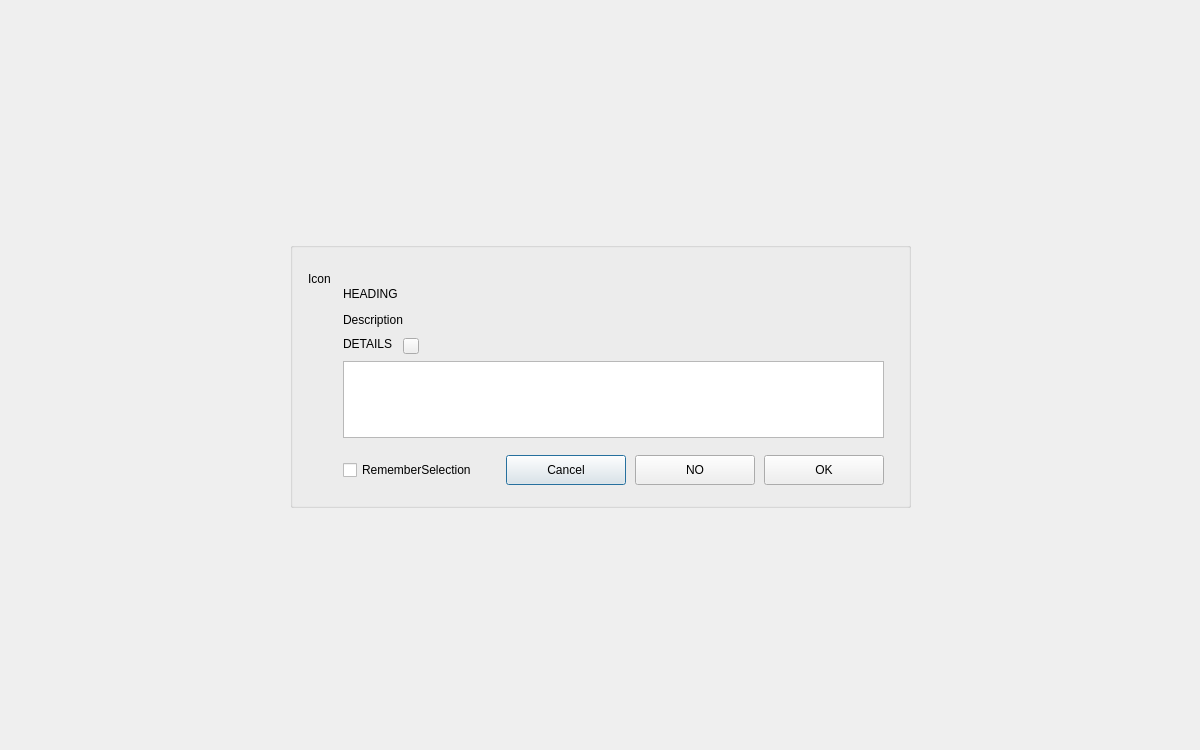
<?xml version="1.0" encoding="UTF-8"?>
<ui version="4.0">
 <class>C_OgeWiCustomMessage</class>
 <widget class="QDialog" name="C_OgeWiCustomMessage">
  <property name="geometry">
   <rect>
    <x>0</x>
    <y>0</y>
    <width>1200</width>
    <height>750</height>
   </rect>
  </property>
  <layout class="QVBoxLayout" name="verticalLayout_2" stretch="1,0,1">
   <property name="leftMargin">
    <number>25</number>
   </property>
   <property name="topMargin">
    <number>25</number>
   </property>
   <property name="rightMargin">
    <number>25</number>
   </property>
   <property name="bottomMargin">
    <number>25</number>
   </property>
   <item>
    <spacer name="verticalSpacer_4">
     <property name="orientation">
      <enum>Qt::Vertical</enum>
     </property>
     <property name="sizeHint" stdset="0">
      <size>
       <width>0</width>
       <height>0</height>
      </size>
     </property>
    </spacer>
   </item>
   <item>
    <layout class="QHBoxLayout" name="horizontalLayout" stretch="1,0,1">
     <item>
      <spacer name="horizontalSpacer_4">
       <property name="orientation">
        <enum>Qt::Horizontal</enum>
       </property>
       <property name="sizeHint" stdset="0">
        <size>
         <width>0</width>
         <height>0</height>
        </size>
       </property>
      </spacer>
     </item>
     <item>
      <widget class="stw::opensyde_gui_elements::C_OgeGbxMouseMove" name="pc_GroupBoxBackground">
       <property name="minimumSize">
        <size>
         <width>450</width>
         <height>200</height>
        </size>
       </property>
       <layout class="QHBoxLayout" name="horizontalLayout_2">
        <property name="spacing">
         <number>0</number>
        </property>
        <property name="leftMargin">
         <number>0</number>
        </property>
        <property name="topMargin">
         <number>0</number>
        </property>
        <property name="bottomMargin">
         <number>0</number>
        </property>
        <item>
         <layout class="QVBoxLayout" name="pc_WidgetFrame">
          <property name="leftMargin">
           <number>15</number>
          </property>
          <property name="topMargin">
           <number>24</number>
          </property>
          <property name="rightMargin">
           <number>12</number>
          </property>
          <property name="bottomMargin">
           <number>9</number>
          </property>
          <item>
           <widget class="QLabel" name="pc_LabelIcon">
            <property name="text">
             <string>Icon</string>
            </property>
            <property name="alignment">
             <set>Qt::AlignLeading|Qt::AlignLeft|Qt::AlignVCenter</set>
            </property>
            <property name="margin">
             <number>12</number>
            </property>
           </widget>
          </item>
          <item>
           <spacer name="verticalSpacer_2">
            <property name="orientation">
             <enum>Qt::Vertical</enum>
            </property>
            <property name="sizeHint" stdset="0">
             <size>
              <width>0</width>
              <height>0</height>
             </size>
            </property>
           </spacer>
          </item>
         </layout>
        </item>
        <item>
         <layout class="QVBoxLayout" name="verticalLayout_4" stretch="0,0,0,0,1,0,0">
          <property name="topMargin">
           <number>39</number>
          </property>
          <property name="rightMargin">
           <number>15</number>
          </property>
          <property name="bottomMargin">
           <number>9</number>
          </property>
          <item>
           <widget class="stw::opensyde_gui_elements::C_OgeLabContextMenuBase" name="pc_LabelHeading">
            <property name="styleRole" stdset="0">
             <string>heading-message</string>
            </property>
            <property name="focusPolicy">
             <enum>Qt::NoFocus</enum>
            </property>
            <property name="text">
             <string>HEADING</string>
            </property>
            <property name="textInteractionFlags">
             <set>Qt::LinksAccessibleByMouse|Qt::TextSelectableByMouse</set>
            </property>
           </widget>
          </item>
          <item>
           <spacer name="verticalSpacer_5">
            <property name="orientation">
             <enum>Qt::Vertical</enum>
            </property>
            <property name="sizeType">
             <enum>QSizePolicy::Fixed</enum>
            </property>
            <property name="sizeHint" stdset="0">
             <size>
              <width>20</width>
              <height>12</height>
             </size>
            </property>
           </spacer>
          </item>
          <item>
           <widget class="stw::opensyde_gui_elements::C_OgeLabContextMenuBase" name="pc_LabelDescription">
            <property name="styleRole" stdset="0">
             <string>description-message</string>
            </property>
            <property name="text">
             <string>Description</string>
            </property>
            <property name="wordWrap">
             <bool>true</bool>
            </property>
            <property name="textInteractionFlags">
             <set>Qt::LinksAccessibleByMouse|Qt::TextSelectableByMouse</set>
            </property>
           </widget>
          </item>
          <item>
           <layout class="QHBoxLayout" name="horizontalLayout_7">
            <property name="spacing">
             <number>0</number>
            </property>
            <item>
             <widget class="stw::opensyde_gui_elements::C_OgeLabContextMenuBase" name="pc_LabelDetails">
              <property name="styleRole" stdset="0">
               <string>heading-message</string>
              </property>
              <property name="text">
               <string>DETAILS</string>
              </property>
             </widget>
            </item>
            <item>
             <widget class="QWidget" name="widget_4" native="true">
              <layout class="QVBoxLayout" name="verticalLayout_3">
               <property name="leftMargin">
                <number>10</number>
               </property>
               <property name="topMargin">
                <number>11</number>
               </property>
               <property name="bottomMargin">
                <number>7</number>
               </property>
               <item>
                <widget class="stw::opensyde_gui_elements::C_OgePubSvgIconOnly" name="pc_ButtonDetails">
                 <property name="sizePolicy">
                  <sizepolicy hsizetype="Fixed" vsizetype="Fixed">
                   <horstretch>0</horstretch>
                   <verstretch>0</verstretch>
                  </sizepolicy>
                 </property>
                 <property name="minimumSize">
                  <size>
                   <width>16</width>
                   <height>16</height>
                  </size>
                 </property>
                 <property name="maximumSize">
                  <size>
                   <width>16</width>
                   <height>16</height>
                  </size>
                 </property>
                 <property name="focusPolicy">
                  <enum>Qt::NoFocus</enum>
                 </property>
                 <property name="text">
                  <string/>
                 </property>
                </widget>
               </item>
              </layout>
             </widget>
            </item>
            <item>
             <spacer name="horizontalSpacer_3">
              <property name="orientation">
               <enum>Qt::Horizontal</enum>
              </property>
              <property name="sizeHint" stdset="0">
               <size>
                <width>50</width>
                <height>0</height>
               </size>
              </property>
             </spacer>
            </item>
           </layout>
          </item>
          <item>
           <widget class="stw::opensyde_gui_elements::C_OgeTebMessageDetails" name="pc_TebDetails">
            <property name="minimumSize">
             <size>
              <width>350</width>
              <height>0</height>
             </size>
            </property>
            <property name="maximumSize">
             <size>
              <width>16777215</width>
              <height>77</height>
             </size>
            </property>
           </widget>
          </item>
          <item>
           <spacer name="verticalSpacer">
            <property name="orientation">
             <enum>Qt::Vertical</enum>
            </property>
            <property name="sizeHint" stdset="0">
             <size>
              <width>0</width>
              <height>9</height>
             </size>
            </property>
           </spacer>
          </item>
          <item>
           <layout class="QHBoxLayout" name="horizontalLayout_4">
            <property name="spacing">
             <number>9</number>
            </property>
            <property name="topMargin">
             <number>3</number>
            </property>
            <property name="bottomMargin">
             <number>6</number>
            </property>
            <item>
             <widget class="stw::opensyde_gui_elements::C_OgeChxDefaultCheckedDisabled" name="pc_ChxRememberSelection">
              <property name="minimumSize">
               <size>
                <width>0</width>
                <height>40</height>
               </size>
              </property>
              <property name="maximumSize">
               <size>
                <width>16777215</width>
                <height>40</height>
               </size>
              </property>
              <property name="text">
               <string>RememberSelection</string>
              </property>
             </widget>
            </item>
            <item>
             <spacer name="horizontalSpacer_2">
              <property name="orientation">
               <enum>Qt::Horizontal</enum>
              </property>
              <property name="sizeHint" stdset="0">
               <size>
                <width>20</width>
                <height>0</height>
               </size>
              </property>
             </spacer>
            </item>
            <item>
             <widget class="QPushButton" name="pc_ButtonCancel">
              <property name="styleRole" stdset="0">
               <string>message-cancel</string>
              </property>
              <property name="minimumSize">
               <size>
                <width>120</width>
                <height>30</height>
               </size>
              </property>
              <property name="maximumSize">
               <size>
                <width>16777215</width>
                <height>30</height>
               </size>
              </property>
              <property name="text">
               <string>Cancel</string>
              </property>
             </widget>
            </item>
            <item>
             <widget class="QPushButton" name="pc_ButtonNo">
              <property name="styleRole" stdset="0">
               <string>message-cancel</string>
              </property>
              <property name="minimumSize">
               <size>
                <width>120</width>
                <height>30</height>
               </size>
              </property>
              <property name="maximumSize">
               <size>
                <width>16777215</width>
                <height>30</height>
               </size>
              </property>
              <property name="text">
               <string>NO</string>
              </property>
             </widget>
            </item>
            <item>
             <widget class="QPushButton" name="pc_ButtonOk">
              <property name="styleRole" stdset="0">
               <string>message-ok</string>
              </property>
              <property name="minimumSize">
               <size>
                <width>120</width>
                <height>30</height>
               </size>
              </property>
              <property name="maximumSize">
               <size>
                <width>16777215</width>
                <height>30</height>
               </size>
              </property>
              <property name="text">
               <string>OK</string>
              </property>
             </widget>
            </item>
           </layout>
          </item>
         </layout>
        </item>
       </layout>
      </widget>
     </item>
     <item>
      <spacer name="horizontalSpacer">
       <property name="orientation">
        <enum>Qt::Horizontal</enum>
       </property>
       <property name="sizeHint" stdset="0">
        <size>
         <width>0</width>
         <height>0</height>
        </size>
       </property>
      </spacer>
     </item>
    </layout>
   </item>
   <item>
    <spacer name="verticalSpacer_3">
     <property name="orientation">
      <enum>Qt::Vertical</enum>
     </property>
     <property name="sizeHint" stdset="0">
      <size>
       <width>0</width>
       <height>0</height>
      </size>
     </property>
    </spacer>
   </item>
  </layout>
 </widget>
 <customwidgets>
  <customwidget>
   <class>stw::opensyde_gui_elements::C_OgeTebMessageDetails</class>
   <extends>QTextBrowser</extends>
   <header>C_OgeTebMessageDetails.hpp</header>
  </customwidget>
  <customwidget>
   <class>stw::opensyde_gui_elements::C_OgeLabContextMenuBase</class>
   <extends>QLabel</extends>
   <header>C_OgeLabContextMenuBase.hpp</header>
  </customwidget>
  <customwidget>
   <class>stw::opensyde_gui_elements::C_OgeGbxMouseMove</class>
   <extends>QGroupBox</extends>
   <header>C_OgeGbxMouseMove.hpp</header>
   <container>1</container>
  </customwidget>
  <customwidget>
   <class>stw::opensyde_gui_elements::C_OgePubSvgIconOnly</class>
   <extends>QPushButton</extends>
   <header>C_OgePubSvgIconOnly.hpp</header>
  </customwidget>
  <customwidget>
   <class>stw::opensyde_gui_elements::C_OgeChxDefaultCheckedDisabled</class>
   <extends>QCheckBox</extends>
   <header>C_OgeChxDefaultCheckedDisabled.hpp</header>
  </customwidget>
 </customwidgets>
 <tabstops>
  <tabstop>pc_ButtonOk</tabstop>
  <tabstop>pc_ButtonCancel</tabstop>
  <tabstop>pc_ButtonNo</tabstop>
  <tabstop>pc_TebDetails</tabstop>
 </tabstops>
 <resources/>
 <connections/>
</ui>
